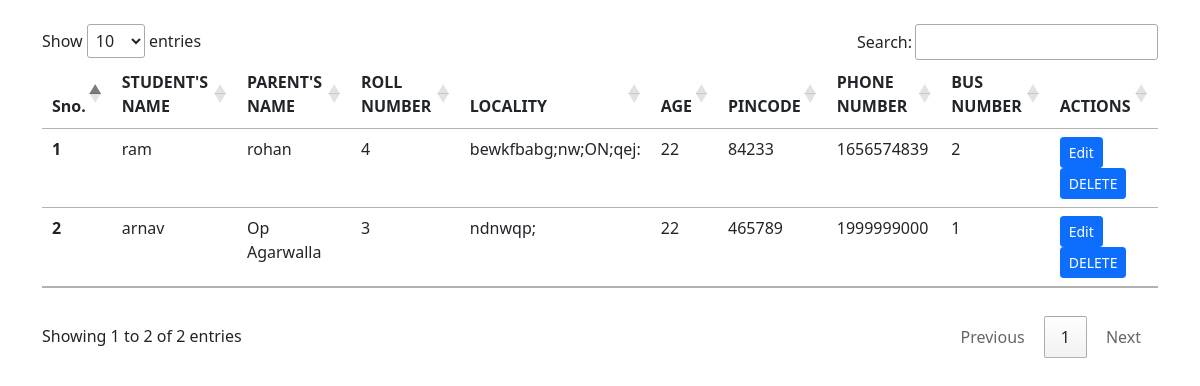
Page /updatestudent.php on the committed database.
### tables this page shows
CREATE TABLE IF NOT EXISTS `students1` (
  `name` text NOT NULL,
  `parent_name` text NOT NULL,
  `dob` date NOT NULL,
  `roll_no` int NOT NULL,
  `adm_no` int NOT NULL AUTO_INCREMENT,
  `pincode` int NOT NULL,
  `locality` text NOT NULL,
  `age` int NOT NULL,
  `class` int NOT NULL,
  `phone_number` int NOT NULL,
  `bus_no` int NOT NULL,
  PRIMARY KEY (`adm_no`)
);

### updatestudent.php (the view, shortened to what this page needs)
<?php
include 'db_connect.php';
?>
<!doctype html>
<html lang="en">
  <head>
    <link rel="stylesheet" href="//cdn.datatables.net/1.11.5/css/jquery.dataTables.min.css">
    <link href="https://cdn.jsdelivr.net/npm/bootstrap@5.1.3/dist/css/bootstrap.min.css" rel="stylesheet">
  </head>
  <body>
      <div class="container my-4">
<table class="table my-4" id="myTable" >
  <thead>
    <tr>
    <th scope="col">Sno.</th>
      <th scope="col">STUDENT'S NAME</th>
      <th scope="col">PARENT'S NAME</th>
      <th scope="col">ROLL NUMBER</th>
      <th scope="col">LOCALITY</th>
      <th scope="col">AGE</th>
      <th scope="col">PINCODE</th>
      <th scope="col">PHONE NUMBER</th>
      <th scope="col">BUS NUMBER</th>
      <th>ACTIONS</th>
    </tr>
  </thead><tbody>
<?php
$sql1="SELECT * FROM `students1`";
$result1=mysqli_query($conn,$sql1);
$rows1= mysqli_num_rows($result1);
  $Sno=0;
  while ($row1 = mysqli_fetch_assoc($result1))
{
  $Sno++;
    if($rows1>0){
     echo "<tr>
     <th >".$Sno."</th>
     <td>".$row1['name']."</td>
     <td>".$row1['parent_name']."</td>
     <td>".$row1['roll_no']."</td>
     <td>".$row1['locality']."</td>
     <td>".$row1['age']."</td>
     <td>".$row1['pincode']."</td>
     <td>".$row1['phone_number']."</td>
     <td>".$row1['bus_no']."</td>
        <td>  <button class='edit btn btn-sm btn-primary' id=".$row1['adm_no'].">
        Edit
      </button><button class='delete btn btn-sm btn-primary' id=d".$row1['adm_no'].">
        DELETE
      </button>
</td>
      </tr>";
    }}?></tbody></table>
</div>
  </body>
</html>

### rows in the picture
students1: name "ram", parent_name "rohan", roll_no "4", locality "bewkfbabg;nw;ON;qej:", age "22", pincode "84233", phone_number "1656574839", bus_no "2"
students1: name "arnav", parent_name "Op Agarwalla", roll_no "3", locality "ndnwqp;", age "22", pincode "465789", phone_number "1999999000", bus_no "1"
